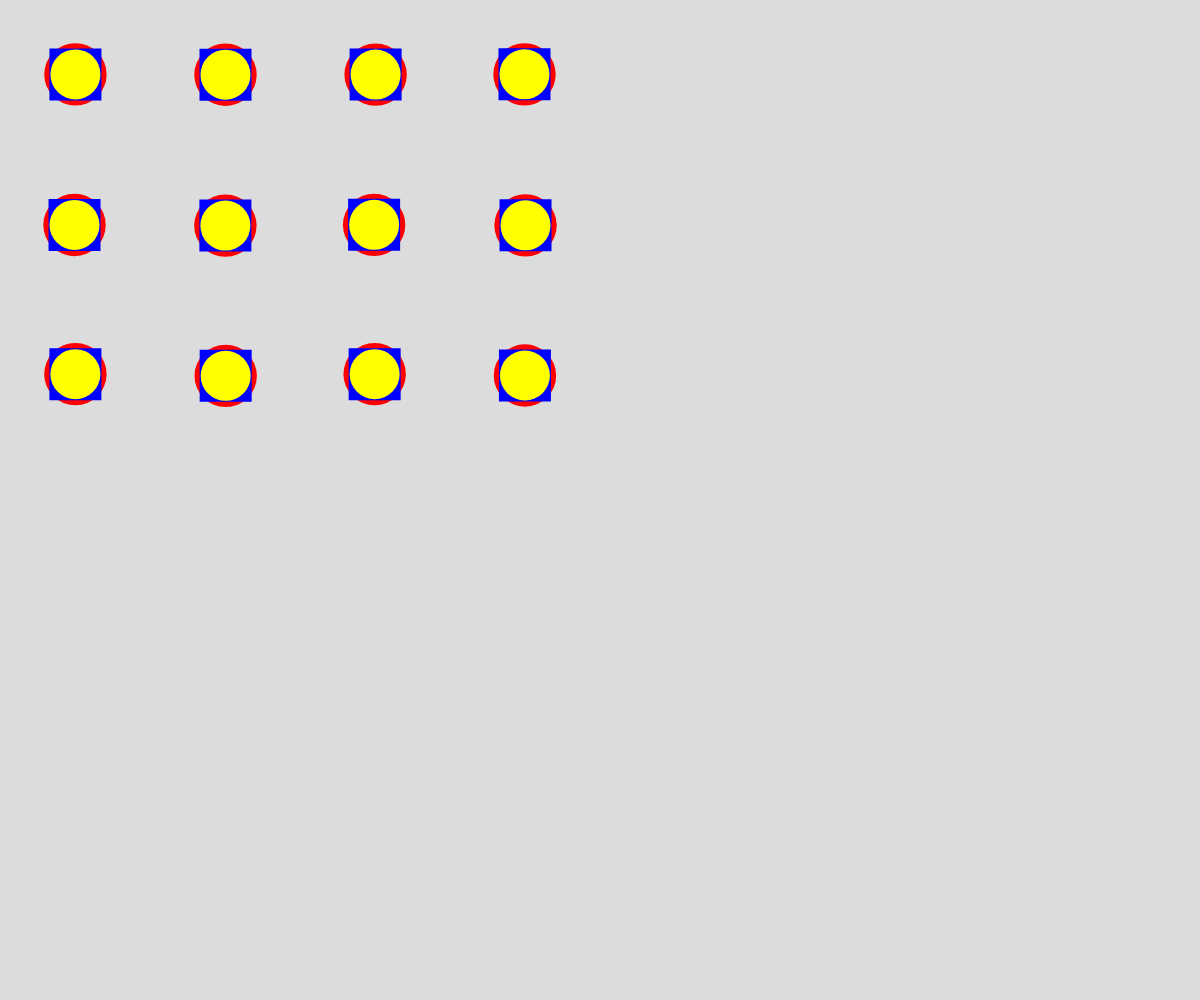
Frame 1 (no input)
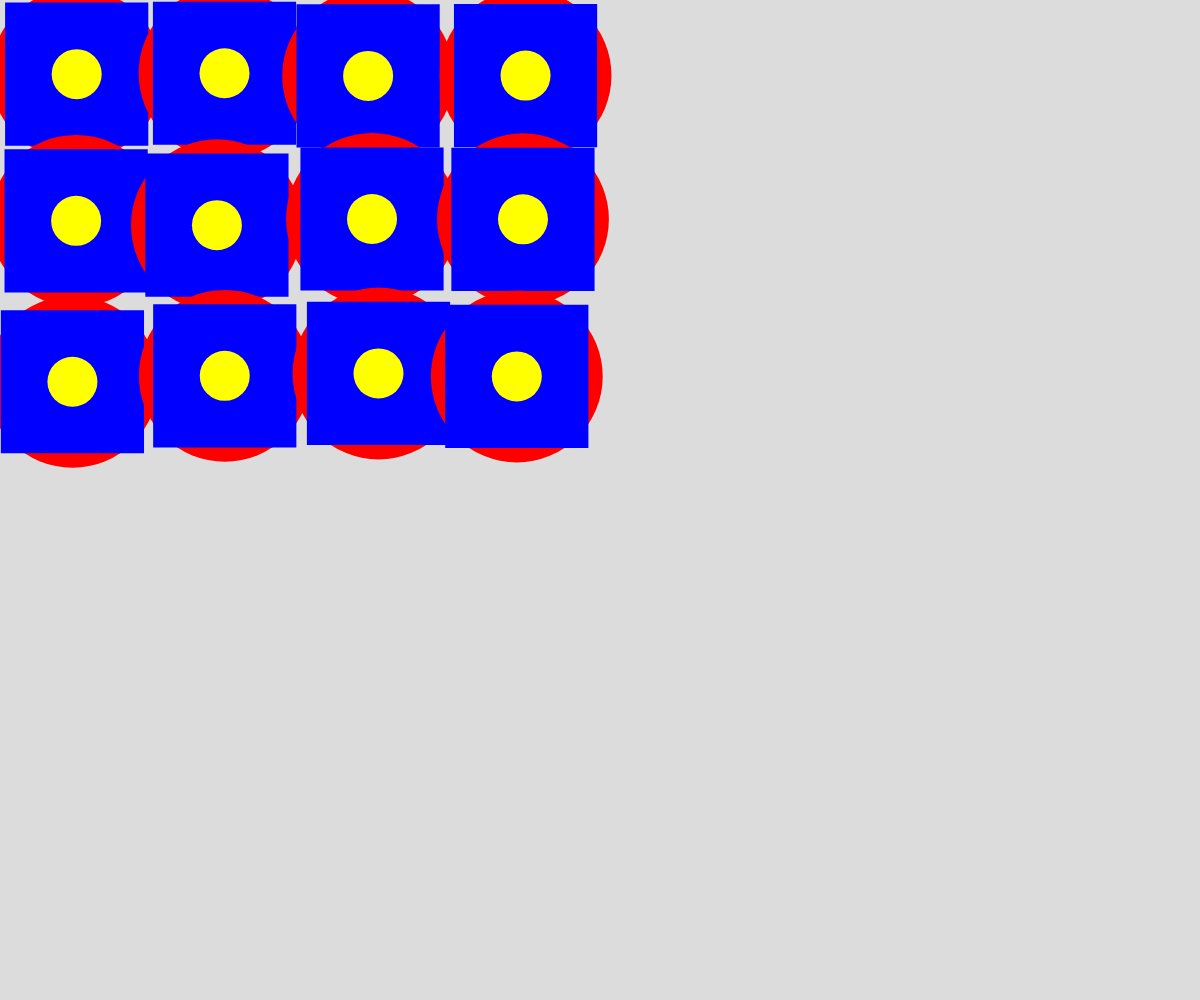
Frame 60 (no input)
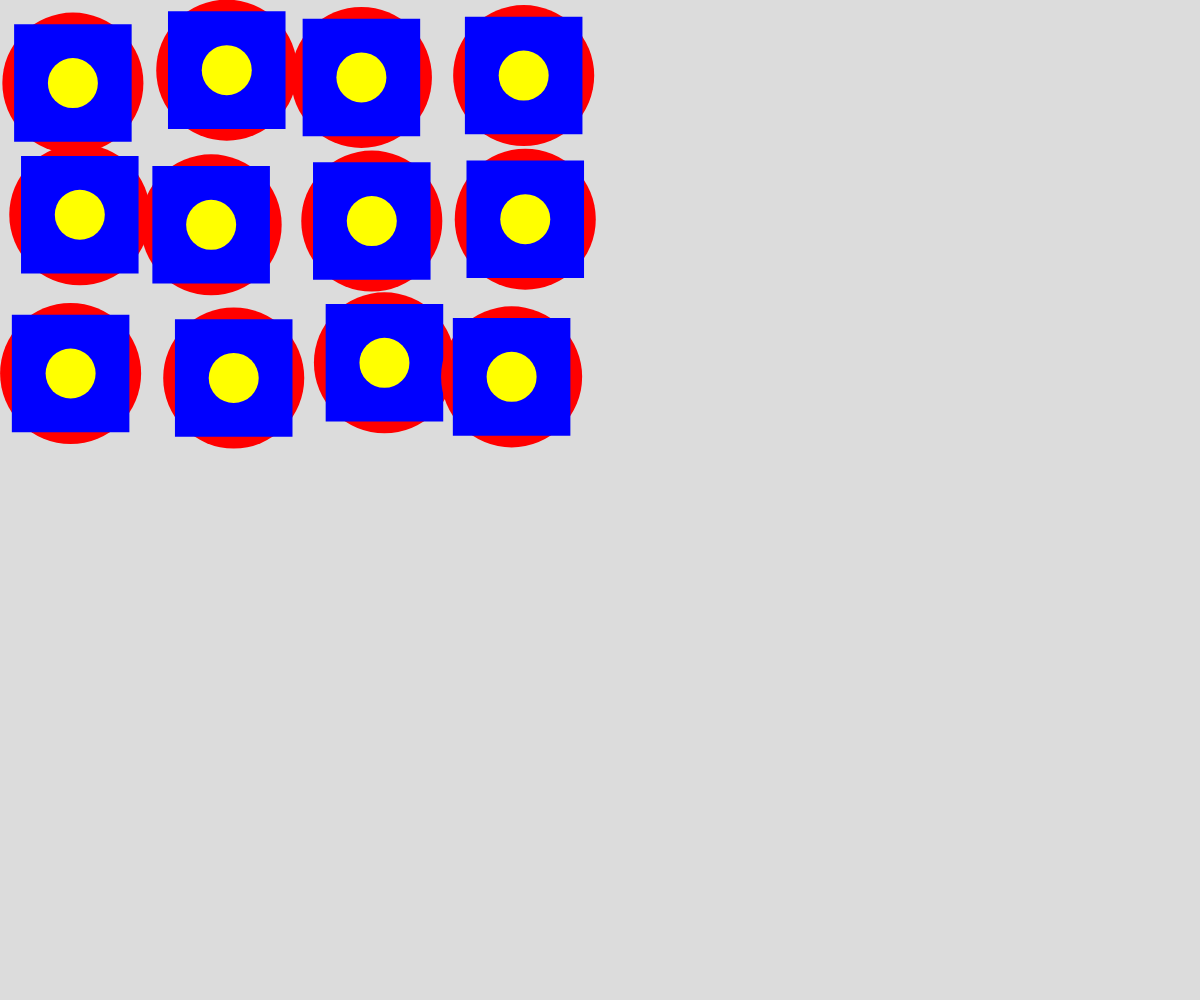
Frame 120 (the mouse pressed at the canvas centre since frame 60)

The p5.js sketch that drew these frames (run headless with seeded random() and noise() and a simulated clock; from frame 60 on, the mouse is pressed at the canvas centre):

// p5.js sketch
// ── sketch.js
let shapes = [];
const rows = 3;
const cols = 4;
const spacing = 150;

function setup() {
  createCanvas(windowWidth, windowHeight);
  for (let i = 0; i < rows; i++) {
    for (let j = 0; j < cols; j++) {
      // 創建包含圓形位置的物件，並加入 shapes 陣列
      let shape = {
        circleX: j * spacing + spacing / 2,
        circleY: i * spacing + spacing / 2,
        squareScale: 1.0,
        starScale: 1.0,
      };
      shapes.push(shape);
    }
  }
}

function draw() {
  background(220);

  for (let i = 0; i < shapes.length; i++) {
    moveAndScaleShapes(shapes[i]);
    drawShapes(shapes[i]);
  }
}

function moveAndScaleShapes(shape) {
  // 移動圓形位置
  shape.circleX += random(-1, 1);
  shape.circleY += random(-1, 1);

  // 縮放正方形大小
  shape.squareScale = sin(frameCount * 0.02) * 2 + 1;

  // 縮放星星大小
  shape.starScale = cos(frameCount * 0.02) * 0.5 + 1;
}

function drawShapes(shape) {
  // 繪製紅色星星圍繞著縮放的正方形
  fill(255, 0, 0);
  noStroke();
  ellipse(shape.circleX, shape.circleY, 60 * shape.squareScale, 60 * shape.squareScale);

  // 繪製藍色正方形圍繞著移動和縮放的圓形
  fill(0, 0, 255);
  rectMode(CENTER);
  rect(shape.circleX, shape.circleY, 50 * shape.squareScale, 50 * shape.squareScale);

  // 繪製黃色圓形
  fill(255, 255, 0);
  ellipse(shape.circleX, shape.circleY, 50, 50);
}

// 自動調整畫布大小以填滿整個視窗
function windowResized() {
  resizeCanvas(windowWidth, windowHeight);
}
